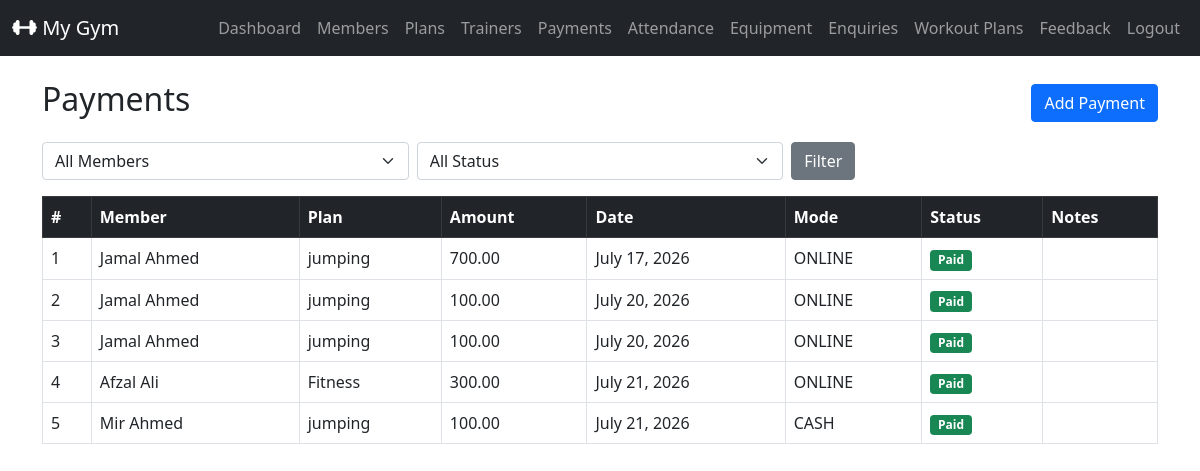
Before: /admin_payments/ (signed in) with the older database file.
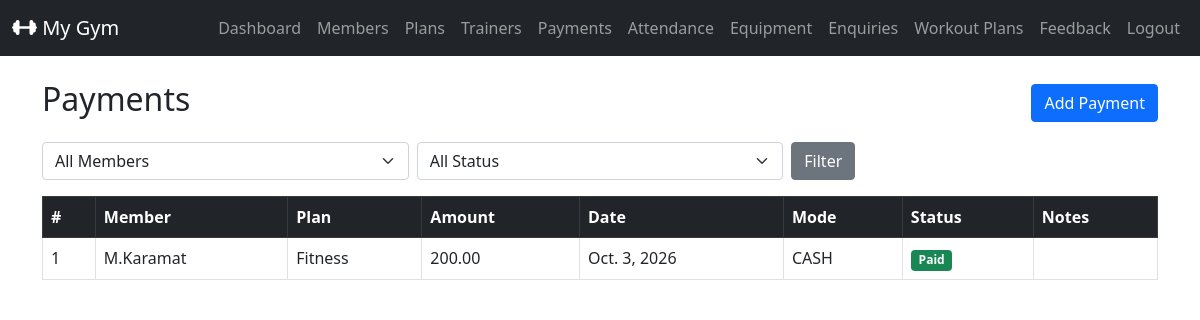
After: the same page with the newer database file.
### gymapp/models.py (models this page shows, shortened)
class Payment(models.Model):
  PAYMENT_MODE_CHOICES = (
    ('CASH','Cash'),
    ('ONLINE','Online'),
  )
  PAYMENT_STATUS_CHOICES = (
    ('PAID','Paid'),
    ('PENDING','Pending'),
    ('FAILED','Failed'),
  )
  member = models.ForeignKey(MemberProfile,on_delete=models.CASCADE,related_name='payment')
  plan = models.ForeignKey(MembershipPlan,on_delete=models.SET_NULL,null=True,blank=True,related_name='payments')
  amount = models.DecimalField(max_digits=8,decimal_places=2)
  payment_date = models.DateField(default=timezone.now)
  mode = models.CharField(max_length=50,choices=PAYMENT_MODE_CHOICES)
  status = models.CharField(max_length=50,choices=PAYMENT_STATUS_CHOICES)
  notes = models.TextField(blank=True)

class MemberProfile(models.Model):
  GENDER_CHOICES = (
    ('MALE','Male'),
    ('FEMALE','Female'),
    ('OTHER','Other')
  )
  user = models.OneToOneField(settings.AUTH_USER_MODEL,on_delete=models.CASCADE, related_name = 'member_profile')
  full_name = models.CharField(max_length=100)
  mobile = models.CharField(max_length=15)
  age = models.PositiveIntegerField(null=True,blank=True)
  gender = models.CharField(max_length=10,choices=GENDER_CHOICES, null=True,blank=True)
  address = models.TextField(blank=True)
  join_date = models.DateField(default=timezone.now)
  plan = models.ForeignKey(MembershipPlan,on_delete=models.SET_NULL, null=True, blank=True, related_name='members')
  trainer = models.ForeignKey(Trainer,on_delete=models.SET_NULL,null=True,blank=True,related_name='members')
  membership_start = models.DateField(null=True,blank=True)
  membership_end = models.DateField(null=True,blank=True)

class MembershipPlan(models.Model):
  name = models.CharField(max_length=100)
  duration_months = models.PositiveIntegerField()
  fee = models.DecimalField(max_digits=6,decimal_places=2)
  description = models.TextField(blank=True)

### gymapp/views.py (the view)
    def wrapper(request, *args, **kwargs):
        if not request.user.is_authenticated or getattr(request.user,'role',None)!='ADMIN':
            messages.error(request,'You must be an admin to access this page')
            return redirect('admin_login')
        return view_func(request, *args, **kwargs)

### gymapp/views.py (called while the page is built)
def admin_required(view_func):
    def wrapper(request, *args, **kwargs):
        if not request.user.is_authenticated or getattr(request.user,'role',None)!='ADMIN':
            messages.error(request,'You must be an admin to access this page')
            return redirect('admin_login')
        return view_func(request, *args, **kwargs)
    return wrapper

@admin_required
def admin_payments_list(request):
    member_id = request.GET.get('member_id')
    status = request.GET.get('status')
    payments = Payment.objects.select_related('member','plan').all().order_by('payment_date')
    if member_id:
        payments = payments.filter(member__id = member_id)
    if status in ['PENDING','PAID']:
        payments = payments.filter(status = status)
    members = MemberProfile.objects.all().order_by('full_name')
    return render(request,'admin_payments_list.html',{'payments':payments, 'members':members, 'selected_member_id':member_id, 'selected_status':status})

### gymapp/templates/admin_payments_list.html (shortened to what this page needs)
{% extends 'base.html' %}
{% block content %}
<div class="d-flex justify-content-between align-items-center mb-3">
  <h2>Payments</h2>
  <a href="{% url 'admin_payment_add' %}" class="btn btn-primary">Add Payment</a>
</div>
<form method="get" class="row g-2 mb-3">
  <div class="col-md-4" style="display: inline-block;">
    <select name="member_id" class="form-select">
      <option value="">All Members</option>
    </select>
  </div>
  <div class="col-md-4">
    <select name="member_id" class="form-select">
      <option value="">All Status</option>
    </select>
  </div>
  <div class="col-md-2 d-flex align-items-end">
    <button type="submit" class="btn btn-secondary">Filter</button>
  </div>
</form>
  <table class="table table-bordered table-triped">
    <thead class="table-dark">
      <tr>
        <th>#</th>
        <th>Member</th>
        <th>Plan</th>
        <th>Amount</th>
        <th>Date</th>
        <th>Mode</th>
        <th>Status</th>
        <th>Notes</th>
      </tr>
    </thead>
    <tbody>
      {% for payment in payments %}
        <tr>
          <td>{{ forloop.counter }}</td>
          <td>{{ payment.member.full_name }}</td>
          <td>{{ payment.plan.name }}</td>
          <td>{{ payment.amount|floatformat:2 }}</td>
          <td>{{ payment.payment_date }}</td>
          <td>{{ payment.mode }}</td>
          <td>
            {% if payment.status == 'PAID' %}
              <span class="badge bg-success">Paid</span>
            {% elif payment.status == 'PENDING' %}
              <span class="badge bg-warning text-dark">Pending</span>
            {% else %}
              <span class="badge bg-secondary">Unknown</span>
            {% endif %}
          </td>
          <td>{{ attendance.notes }}</td>
        </tr>
        {% empty %}
        <tr>
          <td colspan="8" class="text-center">No payment record found.</td>
        </tr>
      {% endfor %}
    </tbody>
  </table>
{% endblock %}

Changed rows visible on the page:
removed Payment: member.full_name "Jamal Ahmed", plan.name "jumping", amount "700.00", payment_date "July 17, 2026", mode "ONLINE", status "Paid"
removed Payment: member.full_name "Jamal Ahmed", plan.name "jumping", amount "100.00", payment_date "July 20, 2026", mode "ONLINE", status "Paid"
removed Payment: member.full_name "Jamal Ahmed", plan.name "jumping", amount "100.00", payment_date "July 20, 2026", mode "ONLINE", status "Paid"
removed Payment: member.full_name "Afzal Ali", plan.name "Fitness", amount "300.00", payment_date "July 21, 2026", mode "ONLINE", status "Paid"
removed Payment: member.full_name "Mir Ahmed", plan.name "jumping", amount "100.00", payment_date "July 21, 2026", mode "CASH", status "Paid"
added Payment: member.full_name "M.Karamat", plan.name "Fitness", amount "200.00", payment_date "Oct. 3, 2026", mode "CASH", status "Paid"
